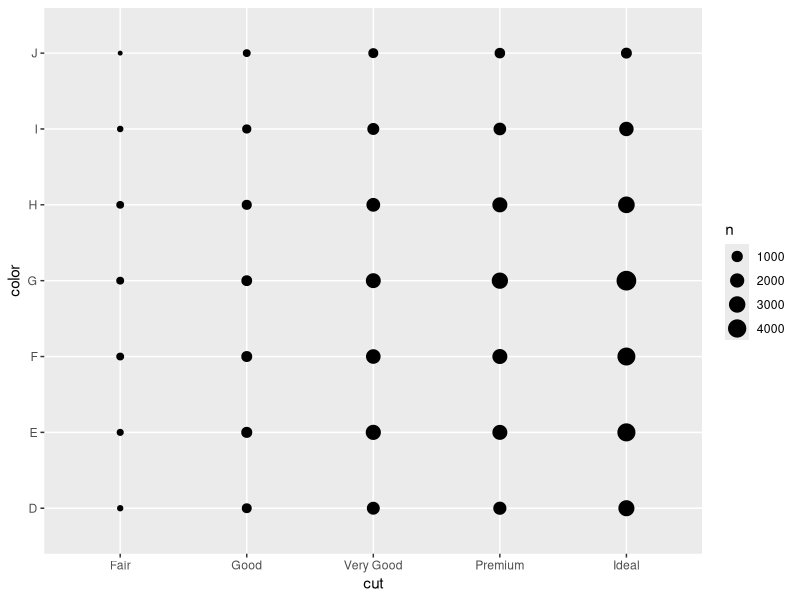

Reproduce this figure in R.
#load libraries
library(tidyverse)
library(datasets)
#make a tibble
TestDataFrame <- as_tibble(diamonds)
#plot in ggplot2
ggplot(data=TestDataFrame) +
  aes(x = cut, y = color) +
  geom_count()